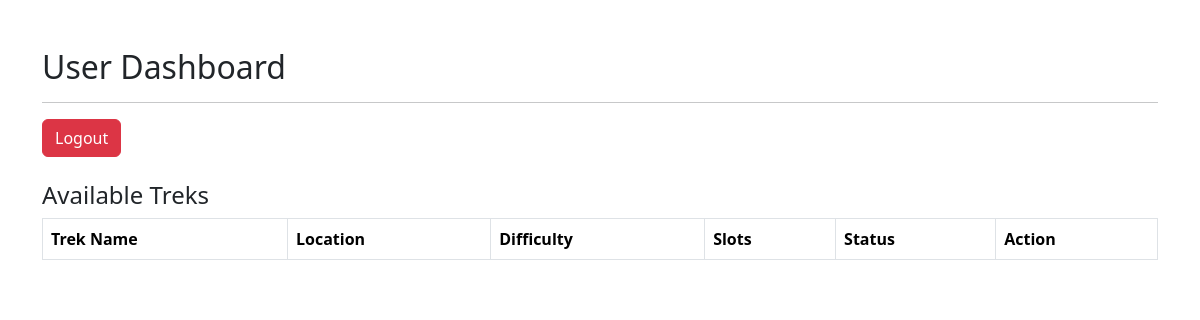
Before: /user_page with the older database file.
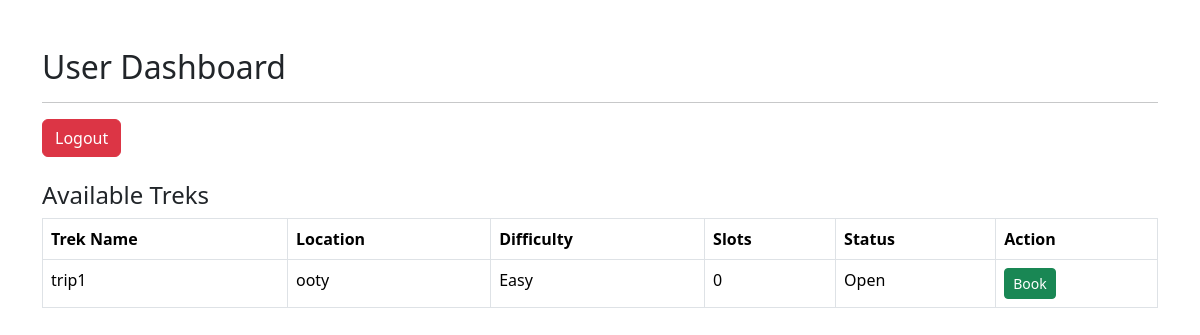
After: the same page with the newer database file.
### models.py (models this page shows)
class Trek(db.Model):
    id = db.Column(db.Integer, primary_key=True)
    trek_name = db.Column(db.String(100), nullable=False)
    location = db.Column(db.String(100), nullable=False)
    difficulty = db.Column(db.String(20), nullable=False)
    duration = db.Column(db.Integer, nullable=False)
    slots = db.Column(db.Integer, nullable=False)
    status = db.Column(db.String(20), nullable=False)

### app.py (the view)
@app.route('/user_page')
def user_page():
    treks = Trek.query.filter_by(status="Open").all()
    return render_template("user_page.html",treks=treks)

### templates/user_page.html (shortened to what this page needs)
<!DOCTYPE html>
<html>
<head>
    <link href="https://cdn.jsdelivr.net/npm/bootstrap@5.3.7/dist/css/bootstrap.min.css" rel="stylesheet">
</head>
<body class="container mt-5">
    <h2>User Dashboard</h2>
    <hr>
    <a href="/" class="btn btn-danger">Logout</a>
    <br><br>
    <h4>Available Treks</h4>
    <table class="table table-bordered">
        <thead>
            <tr>
                <th>Trek Name</th>
                <th>Location</th>
                <th>Difficulty</th>
                <th>Slots</th>
                <th>Status</th>
                <th>Action</th>
            </tr>
        </thead>
        <tbody>
        {% for trek in treks %}
        <tr>
            <td>{{ trek.trek_name }}</td>
            <td>{{ trek.location }}</td>
            <td>{{ trek.difficulty }}</td>
            <td>{{ trek.slots }}</td>
            <td>{{ trek.status }}</td>
            <td>
                <a href="/book_trek/{{ trek.id }}"
                   class="btn btn-success btn-sm">
                    Book
                </a>
            </td>
        </tr>
        {% endfor %}
        </tbody>
    </table>
</body>
</html>

Changed rows visible on the page:
added Trek: trek_name "trip1", location "ooty", difficulty "Easy", slots "0", status "Open"
